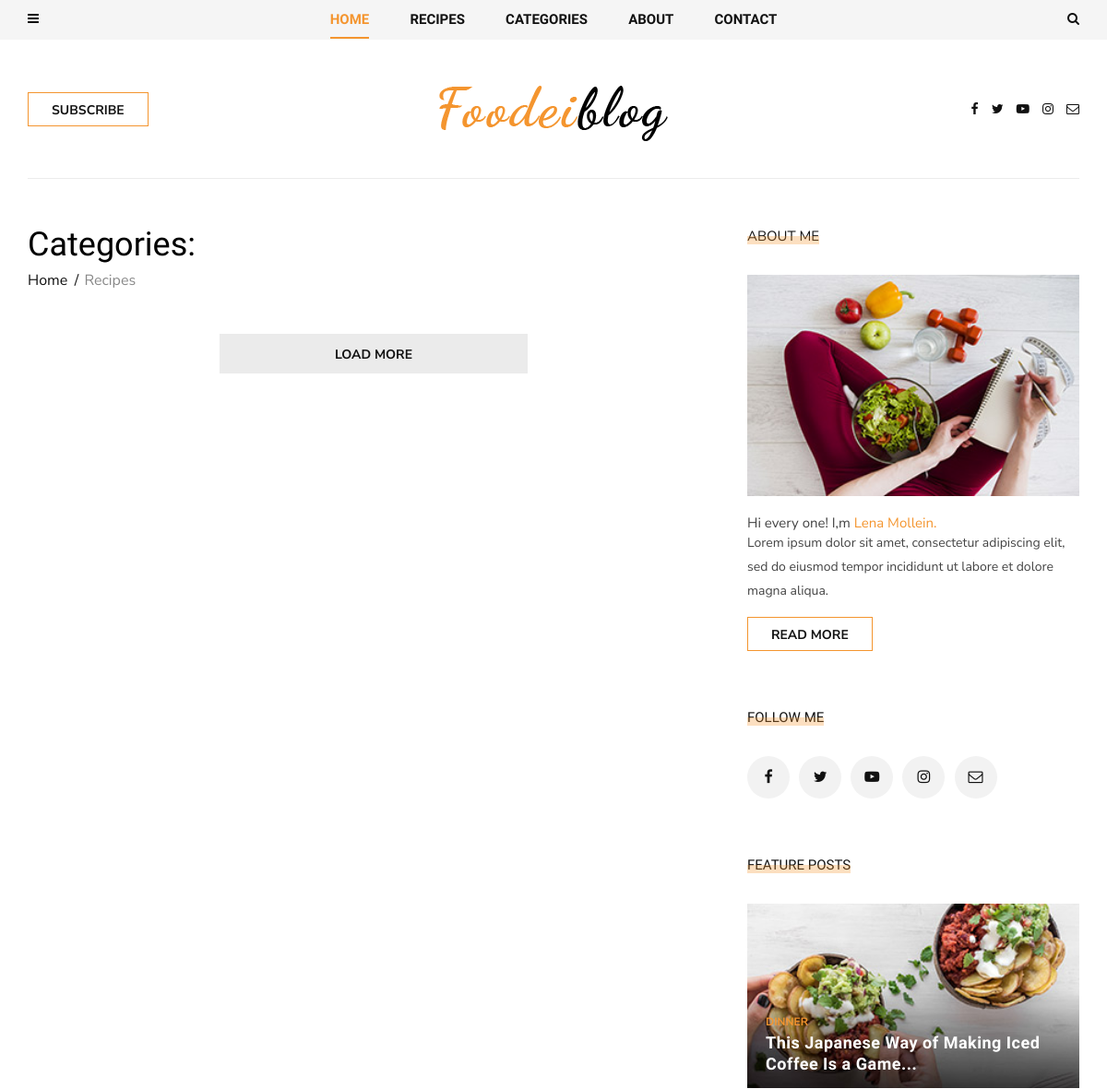
/vegan/ (upper part), run on an earlier commit of the app's database.
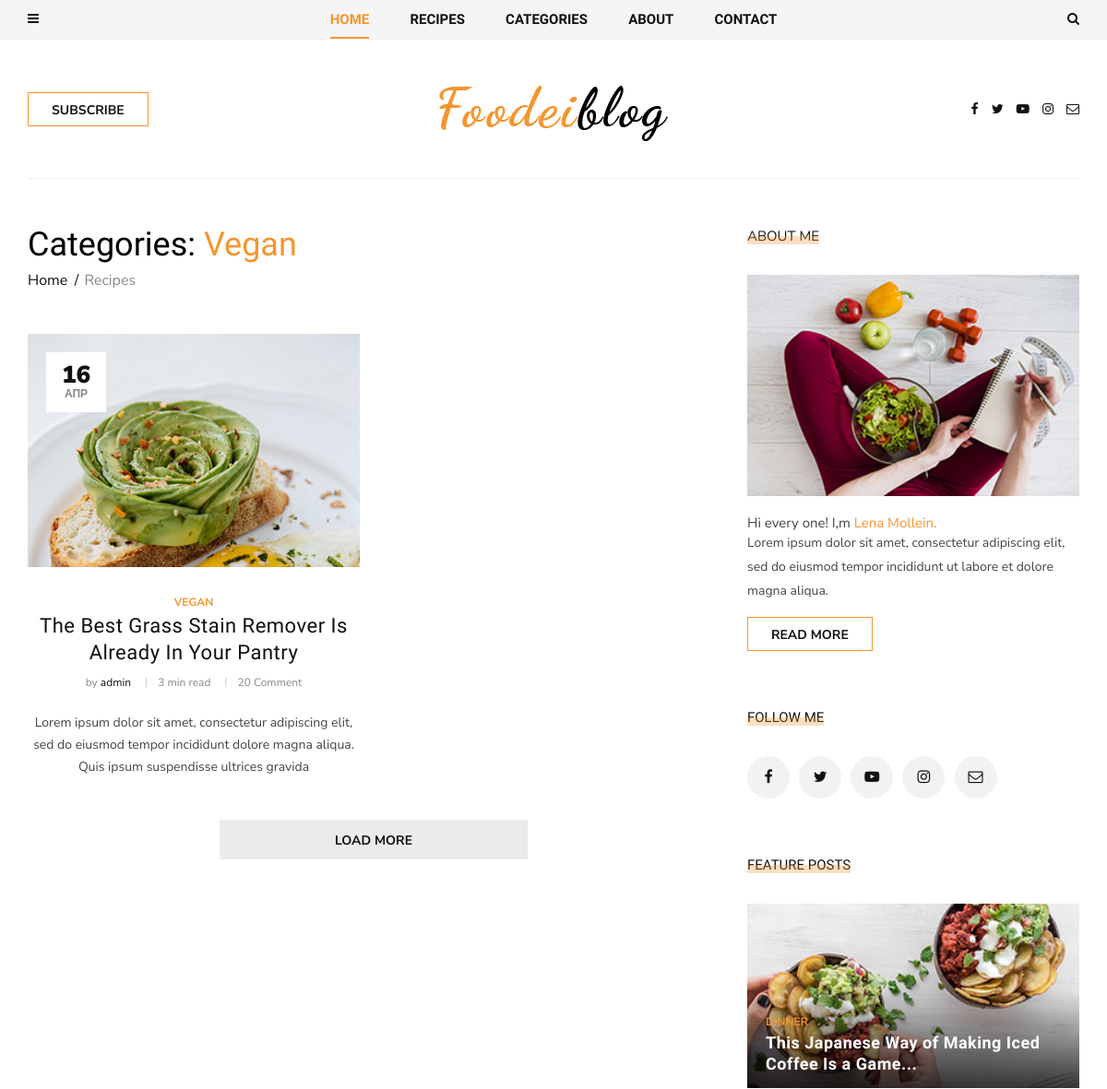
And on a later commit of the database.
### blog/models.py (models this page shows, shortened)
class Post(models.Model):
    author = models.ForeignKey(User, related_name='posts', on_delete=models.CASCADE)
    slug = models.SlugField(max_length=200, unique=True, default='')
    title = models.CharField(max_length=200)
    image = models.ImageField(upload_to='articles/%Y/%m/%d', null=True, blank=True)
    text = models.TextField()
    category = models.ForeignKey(Category, related_name='post', on_delete=models.SET_NULL, null=True)
    tags = models.ManyToManyField(Tag, related_name='post', blank=True)
    create_at = models.DateTimeField(auto_now_add=True)  # когда была создана данная запись
    def get_absolute_url(self):
        return reverse('post_single', kwargs={'slug': self.category.slug, 'post_slug': self.slug})

class Category(MPTTModel):
    name = models.CharField(max_length=100)
    slug = models.SlugField(max_length=100, unique=True)
    parent = TreeForeignKey('self', related_name='children', on_delete=models.SET_NULL, null=True, blank=True)  # что бы были подкатегории
    def __str__(self):
        return self.name
    class MPTTMeta:
        order_insertion_by = ['name']

### blog/views.py (the view)
# urls.py: path('<slug:slug>/', views.PostListView.as_view(), name='post_list'), # путь для какой-то категории
class PostListView(ListView):
    model = Post
    def get_queryset(self) -> list:
        return Post.objects.filter(category__slug=self.kwargs['slug']).select_related('category')

### blog/templatetags/menu_tags.py (called while the page is built)
@register.inclusion_tag('blog/include/tags/top_menu.html')
def get_categories():
    category = Category.objects.all()
    return {'list_category': category}

@register.inclusion_tag('blog/include/tags/recipes_tag.html')
def get_last_posts():
    posts = Post.objects.select_related('category').order_by('-id')[:5]
    return {'list_last_post': posts}

### templates/blog/post_list.html (shortened to what the changed rows need)
{% extends 'base.html' %}
{% block content %}
<section class="categories categories-grid spad">
    <div class="categories__post">
        <div class="container">
            <div class="categories__grid__post">
                <div class="row">
                    <div class="col-lg-8 col-md-8">
                        <div class="breadcrumb__text">
                            <h2>Categories: <span>{{ post_list.first.category.name }}</span></h2>
                        </div>
                        <div class="row">
                            <div class="col-lg-6 col-md-6 col-sm-6">
                                {% for post in post_list %}
                                <div class="categories__post__item">
                                    {% if post.image %}
                                    <div class="categories__post__item__pic small__item set-bg"
                                         data-setbg="{{ post.image.url }}">
                                        <div class="post__meta">
                                            <h4>{{ post.create_at|date:'d' }}</h4>
                                            <span>{{ post.create_at|date:'M' }}</span>
                                        </div>
                                    </div>
                                    {% endif %}
                                    <div class="categories__post__item__text">
                                        <span class="post__label">{{ post.category }}</span>
                                        <h3><a href="{{ post.get_absolute_url }}">{{ post.title }}</a></h3>
                                        <ul class="post__widget">
                                            <li>by <span>{{ post.author }}</span></li>
                                            <li>3 min read</li>
                                            <li>20 Comment</li>
                                        </ul>
                                        <p>{{ post.text|truncatewords:21|linebreaks }}</p>
                                    </div>
                                </div>
                                {% endfor %}
                            </div>
                        </div>
                    </div>
                </div>
            </div>
        </div>
    </div>
</section>
{% endblock content %}

What changed in the data, as far as the page shows it:
added Post: first.category.name "Vegan", create_at "16", create_at "АПР", category "VEGAN", title "The Best Grass Stain Remover Is Already In Your Pantry", author "admin", text "Lorem ipsum dolor sit amet, consectetur adipiscing elit, sed do eiusmod tempor incididunt dolore magna aliqua. Quis ipsum suspendisse ultrices gravida"
